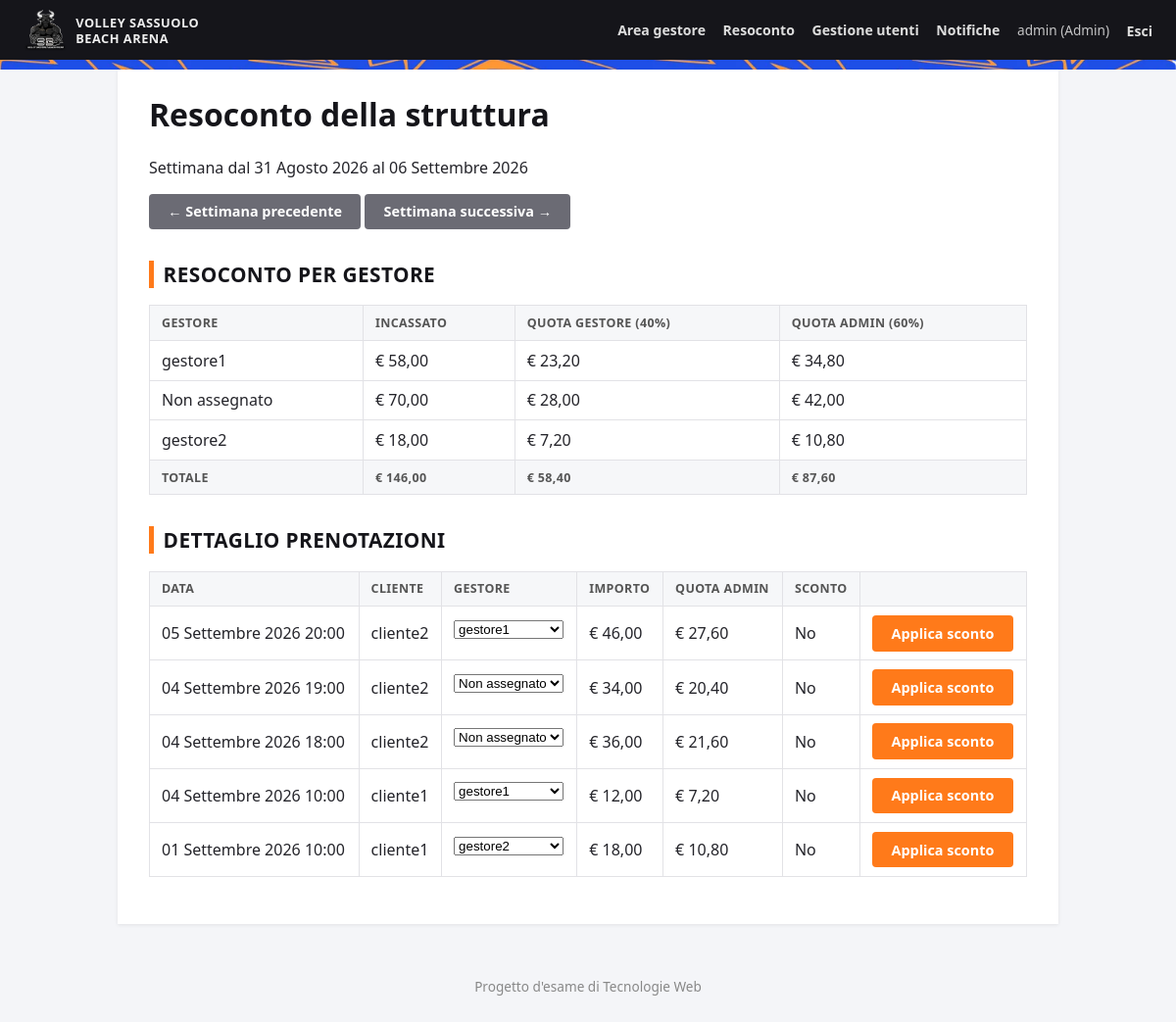
Page /prenotazioni/economia/ (signed in) on the committed database.
### accounts/models.py (models this page shows, shortened)
class User(AbstractUser):
    username = models.CharField(
        _('username'),
        max_length=USERNAME_MASSIMO_CARATTERI,
        unique=True,
        help_text=f'Obbligatorio. Massimo {USERNAME_MASSIMO_CARATTERI} caratteri. Solo lettere, cifre e @/./+/-/_ .',
        validators=[UnicodeUsernameValidator()],
        error_messages={'unique': 'Esiste già un utente con questo nome utente.'},
    )
    first_name = models.CharField(_('first name'), max_length=NOME_MASSIMO_CARATTERI, blank=True)
    last_name = models.CharField(_('last name'), max_length=NOME_MASSIMO_CARATTERI, blank=True)
    class Ruolo(models.TextChoices):
        CLIENTE = 'cliente', 'Cliente'
        GESTORE = 'gestore', 'Gestore'
        ADMIN = 'admin', 'Admin'
    role = models.CharField(max_length=10, choices=Ruolo.choices, default=Ruolo.CLIENTE)
    @property
    def is_cliente(self):
        return self.role == self.Ruolo.CLIENTE
    @property
    def is_admin_struttura(self):
        return self.role == self.Ruolo.ADMIN
    @property
    def is_gestore_or_admin(self):
        return self.role in (self.Ruolo.GESTORE, self.Ruolo.ADMIN)
    def __str__(self):
        return self.get_full_name() or self.username

### prenotazioni/models.py (models this page shows, shortened)
class Prenotazione(models.Model):
    class Stato(models.TextChoices):
        CONFERMATA = 'confermata', 'Confermata'
        CANCELLATA = 'cancellata', 'Cancellata'
    utente = models.ForeignKey('accounts.User', on_delete=models.CASCADE, related_name='prenotazioni')
    gestore = models.ForeignKey(
        'accounts.User', on_delete=models.SET_NULL, null=True, blank=True,
        related_name='prenotazioni_gestite',
    )
    data = models.DateField()
    ora_inizio = models.TimeField()
    ora_fine = models.TimeField()
    spogliatoio = models.BooleanField(default=False)
    numero_partecipanti = models.PositiveIntegerField(
        default=1, validators=[MinValueValidator(1), MaxValueValidator(PARTECIPANTI_MASSIMO)],
    )
    stato = models.CharField(max_length=12, choices=Stato.choices, default=Stato.CONFERMATA)
    prezzo_listino = models.DecimalField(max_digits=7, decimal_places=2)
    prezzo_finale = models.DecimalField(max_digits=7, decimal_places=2, null=True, blank=True)
    creato_il = models.DateTimeField(auto_now_add=True)
    cancellata_il = models.DateTimeField(null=True, blank=True)
    class Meta:
        ordering = ['-data', '-ora_inizio']
    @property
    def importo_dovuto(self):
        return self.prezzo_finale if self.prezzo_finale is not None else self.prezzo_listino
    @property
    def ha_sconto(self):
        return self.prezzo_finale is not None and self.prezzo_finale != self.prezzo_listino
    @property
    def quota_admin(self):
        return (self.importo_dovuto * QUOTA_ADMIN).quantize(Decimal('0.01'))
    @property
    def quota_gestore(self):
        return self.importo_dovuto - self.quota_admin

### prenotazioni/views.py (the view)
# urls.py: path('economia/', views.economia, name='economia'),
@admin_required
def economia(request):
    oggi = timezone.localdate()
    inizio_param = request.GET.get('inizio')
    if inizio_param:
        try:
            inizio = datetime.date.fromisoformat(inizio_param)
        except ValueError:
            inizio = oggi
    else:
        inizio = oggi
    inizio = inizio - datetime.timedelta(days=inizio.weekday())
    fine = inizio + datetime.timedelta(days=6)
    prenotazioni = Prenotazione.objects.filter(
        data__gte=inizio, data__lte=fine, stato=Prenotazione.Stato.CONFERMATA,
    ).select_related('utente', 'gestore')
    per_gestore = {}
    totale_incassato = Decimal('0')
    totale_admin = Decimal('0')
    for p in prenotazioni:
        nome = str(p.gestore) if p.gestore else 'Non assegnato'
        riga = per_gestore.setdefault(nome, {'incassato': Decimal('0'), 'quota_gestore': Decimal('0'), 'quota_admin': Decimal('0')})
        riga['incassato'] += p.importo_dovuto
        riga['quota_gestore'] += p.quota_gestore
        riga['quota_admin'] += p.quota_admin
        totale_incassato += p.importo_dovuto
        totale_admin += p.quota_admin
    return render(request, 'prenotazioni/economia.html', {
        'inizio': inizio, 'fine': fine, 'prenotazioni': prenotazioni,
        'per_gestore': per_gestore, 'totale_incassato': totale_incassato,
        'totale_admin': totale_admin, 'totale_gestori': totale_incassato - totale_admin,
        'settimana_prec': inizio - datetime.timedelta(days=7),
        'settimana_succ': inizio + datetime.timedelta(days=7),
        'gestori': User.objects.filter(role=User.Ruolo.GESTORE).order_by('username'),
    })

### accounts/permissions.py (called while the page is built)
def _is_admin(user):
    return user.is_authenticated and user.is_admin_struttura

### prenotazioni/context_processors.py (called while the page is built)
def notifiche(request):
    user = getattr(request, 'user', None)
    if not user or not user.is_authenticated:
        return {}
    return {'notifiche_non_lette': user.notifiche.filter(letta=False).count()}

### templates/prenotazioni/economia.html (shortened to what this page needs)
{% extends "base.html" %}
{% block content %}
<h1>Resoconto della struttura</h1>
<p>Settimana dal {{ inizio }} al {{ fine }}</p>
<p>
    <a class="btn btn-secondary" href="?inizio={{ settimana_prec|date:'Y-m-d' }}">&larr; Settimana precedente</a>
    <a class="btn btn-secondary" href="?inizio={{ settimana_succ|date:'Y-m-d' }}">Settimana successiva &rarr;</a>
</p>
<h2>Resoconto per gestore</h2>
{% if per_gestore %}
    <table>
        <thead><tr><th>Gestore</th><th>Incassato</th><th>Quota gestore (40%)</th><th>Quota admin (60%)</th></tr></thead>
        <tbody>
        {% for nome, dati in per_gestore.items %}
            <tr>
                <td>{{ nome }}</td>
                <td>€ {{ dati.incassato }}</td>
                <td>€ {{ dati.quota_gestore }}</td>
                <td>€ {{ dati.quota_admin }}</td>
            </tr>
        {% endfor %}
        </tbody>
        <tfoot>
            <tr>
                <th>Totale</th>
                <th>€ {{ totale_incassato }}</th>
                <th>€ {{ totale_gestori }}</th>
                <th>€ {{ totale_admin }}</th>
            </tr>
        </tfoot>
    </table>
{% else %}
    <p>Nessuna prenotazione confermata in questa settimana.</p>
{% endif %}
<h2>Dettaglio prenotazioni</h2>
{% if prenotazioni %}
    <table>
        <thead><tr><th>Data</th><th>Cliente</th><th>Gestore</th><th>Importo</th><th>Quota admin</th><th>Sconto</th><th></th></tr></thead>
        <tbody>
        {% for p in prenotazioni %}
            <tr>
                <td>{{ p.data }} {{ p.ora_inizio|time:"H:i" }}</td>
                <td>{{ p.utente }}</td>
                <td>
                    <form method="post" action="{% url 'prenotazioni:riassegna_gestore' p.pk %}" class="inline-form-row">
                        <select name="gestore_id" onchange="this.form.requestSubmit()">
                            <option value="" {% if not p.gestore %}selected{% endif %}>Non assegnato</option>
                            {% for g in gestori %}
                                <option value="{{ g.pk }}" {% if p.gestore_id == g.pk %}selected{% endif %}>{{ g }}</option>
                            {% endfor %}
                        </select>
                    </form>
                </td>
                <td>€ {{ p.importo_dovuto }}</td>
                <td>€ {{ p.quota_admin }}</td>
                <td>{% if p.ha_sconto %}Sì (listino € {{ p.prezzo_listino }}){% else %}No{% endif %}</td>
                <td><a class="btn" href="{% url 'prenotazioni:applica_sconto' p.pk %}">Applica sconto</a></td>
            </tr>
        {% endfor %}
        </tbody>
    </table>
{% else %}
    <p>Nessuna prenotazione in questa settimana.</p>
{% endif %}
{% endblock %}

### templates/base.html (shortened to what this page needs)
<!DOCTYPE html>
{% load static %}
<html lang="it">
<head>
    <link rel="stylesheet" href="{% static 'css/style.css' %}?v=vsba2">
</head>
<body>
<header class="navbar">
    <a class="brand" href="{% url 'home' %}">
        <img src="{% static 'img/vsba-toro.webp' %}" alt="VSBA">
        <span class="brand-name">Volley Sassuolo<br>Beach Arena</span>
    </a>
    <nav>
        {% if user.is_authenticated %}
            {% if user.is_gestore_or_admin %}
                <a href="{% url 'struttura:dashboard' %}">Area gestore</a>
            {% endif %}
            {% if user.is_admin_struttura %}
                <a href="{% url 'prenotazioni:economia' %}">Resoconto</a>
                <a href="{% url 'accounts:gestione_utenti' %}">Gestione utenti</a>
            {% endif %}
            <a href="{% url 'prenotazioni:notifiche' %}" class="notif-link">Notifiche
            </a>
            <span class="whoami">{{ user.username }} ({{ user.get_role_display }})</span>
            <form action="{% url 'accounts:logout' %}" method="post" class="inline-form">
                <button type="submit" class="link-button">Esci</button>
            </form>
        {% else %}
            <a href="{% url 'accounts:login' %}">Accedi</a>
            <a href="{% url 'accounts:signup' %}">Registrati</a>
        {% endif %}
    </nav>
</header>
<div class="pattern-band"></div>
<main class="container">
    {% block content %}{% endblock %}
</main>
<footer class="footer">
    <p>Progetto d'esame di Tecnologie Web</p>
</footer>
</body>
</html>

### static/css/style.css (style rules this page uses)
:root { --vsba-blue: #1533e6; --vsba-blue-dark: #0d1f8f; --vsba-orange: #ff7a1a; --vsba-yellow: #ffcc00; --vsba-black: #15151a; --vsba-pink: #f62350; --border: #e2e2e6; --text: #24242a; --success: #2a9d8f; --danger: #d64545; --font-display: "Segoe UI", Arial, sans-serif; }
* { box-sizing: border-box; }
body { font-family: "Segoe UI", Arial, sans-serif; margin: 0; color: var(--text); background: #f4f5f8; }
a { color: var(--vsba-blue); }
h1, h2, h3 { font-family: var(--font-display); font-weight: 800; }
h1 { color: var(--vsba-black); margin-top: 0; }
h2 { color: var(--vsba-black); font-size: 1.3rem; text-transform: uppercase; letter-spacing: 0.02em; border-left: 5px solid var(--vsba-orange); padding-left: 0.6rem; margin-top: 2rem; }
.pattern-band { height: 10px; background-image: url('../img/sfondo-vsba.webp'); background-size: cover; background-position: center; }
.navbar { background: var(--vsba-black); color: white; display: flex; justify-content: space-between; align-items: center; padding: 0.6rem 1.5rem; flex-wrap: wrap; gap: 0.5rem; }
.navbar .brand { color: white; text-decoration: none; display: flex; align-items: center; gap: 0.6rem; }
.navbar .brand img { height: 42px; width: auto; display: block; }
.navbar .brand .brand-name { font-size: 0.8rem; line-height: 1.25; font-weight: 700; text-transform: uppercase; letter-spacing: 0.04em; color: #eee; }
.navbar nav { display: flex; align-items: center; flex-wrap: wrap; }
.navbar nav a, .navbar nav .link-button { color: #ddd; text-decoration: none; margin-left: 1.1rem; font-size: 0.88rem; font-weight: 600; }
.link-button { background: none; border: none; cursor: pointer; padding: 0; font: inherit; }
.inline-form { display: inline; }
.whoami { margin-left: 1.1rem; opacity: 0.75; font-size: 0.85rem; }
.container { max-width: 960px; margin: 0 auto 1.5rem; background: white; padding: 1.5rem 2rem 2rem; box-shadow: 0 1px 4px rgba(0,0,0,0.08); min-height: 60vh; }
.footer { text-align: center; padding: 1rem; color: #888; font-size: 0.85rem; }
table { border-collapse: collapse; width: 100%; margin: 1rem 0; }
th, td { border: 1px solid var(--border); padding: 0.55rem 0.75rem; text-align: left; }
th { background: #f6f7f9; text-transform: uppercase; font-size: 0.78rem; letter-spacing: 0.03em; color: #555; }
button, .btn { background: var(--vsba-orange); color: white; border: none; padding: 0.55rem 1.2rem; border-radius: 4px; cursor: pointer; text-decoration: none; display: inline-block; font-size: 0.9rem; font-weight: 700; }
.btn-secondary { background: #6b6b74; color: white; }
.inline-form-row { display: flex; gap: 0.5rem; align-items: center; flex-wrap: wrap; margin-bottom: 0.5rem; }

### rows in the picture
User: username "admin", role "Admin"
User: per_gestore "gestore1"
User: per_gestore "gestore2"
Prenotazione: data "05 Settembre 2026", ora_inizio "20:00", utente "cliente2", gestore_id "gestore1", importo_dovuto "46,00", quota_admin "27,60", shows "No"
Prenotazione: data "04 Settembre 2026", ora_inizio "19:00", utente "cliente2", gestore_id "Non assegnato", importo_dovuto "34,00", quota_admin "20,40"
Prenotazione: data "04 Settembre 2026", ora_inizio "18:00", utente "cliente2", gestore_id "Non assegnato", importo_dovuto "36,00", quota_admin "21,60"
Prenotazione: data "04 Settembre 2026", ora_inizio "10:00", utente "cliente1", gestore_id "gestore1", importo_dovuto "12,00", quota_admin "7,20", shows "No"
Prenotazione: data "01 Settembre 2026", ora_inizio "10:00", utente "cliente1", gestore_id "gestore2", importo_dovuto "18,00", quota_admin "10,80", shows "No"

### other values in the picture
{{ inizio }} "31 Agosto 2026"
{{ fine }} "06 Settembre 2026"
{{ dati.incassato }} "58,00" "70,00" "18,00"
{{ dati.quota_gestore }} "23,20" "28,00" "7,20"
{{ dati.quota_admin }} "34,80" "42,00" "10,80"
{{ nome }} "Non assegnato"
{{ totale_incassato }} "146,00"
{{ totale_gestori }} "58,40"
{{ totale_admin }} "87,60"
